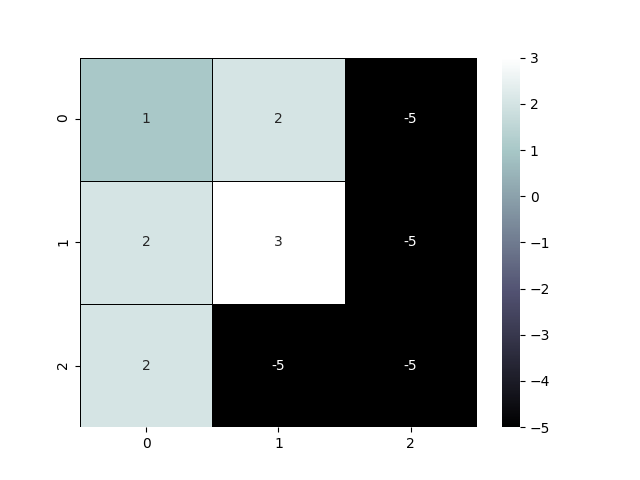

Recreate this plot in Python.
#簡易ビジュアライザ

import numpy as np
import matplotlib.pyplot as plt
import seaborn as sns
filename = "dump.txt"
cmap = "bone"

with open(filename) as f:
    n = int(f.readline())

d = np.loadtxt(filename, dtype="int64", skiprows=1)
d1 = d[:n]
d2 = d[n:n*2]
d2 = np.where(d2 == 0, -5, d2)

mf = n <= 10
lw = 0.5 if mf else 0

plt.figure()
sns.heatmap(d2, annot=mf, linewidths=lw, linecolor="black", cmap=cmap)
plt.savefig("vis.png")

plt.figure()
sns.heatmap(d1, annot=False, linewidths=lw,linecolor="black", cmap=cmap)
plt.savefig("vis1.png")
